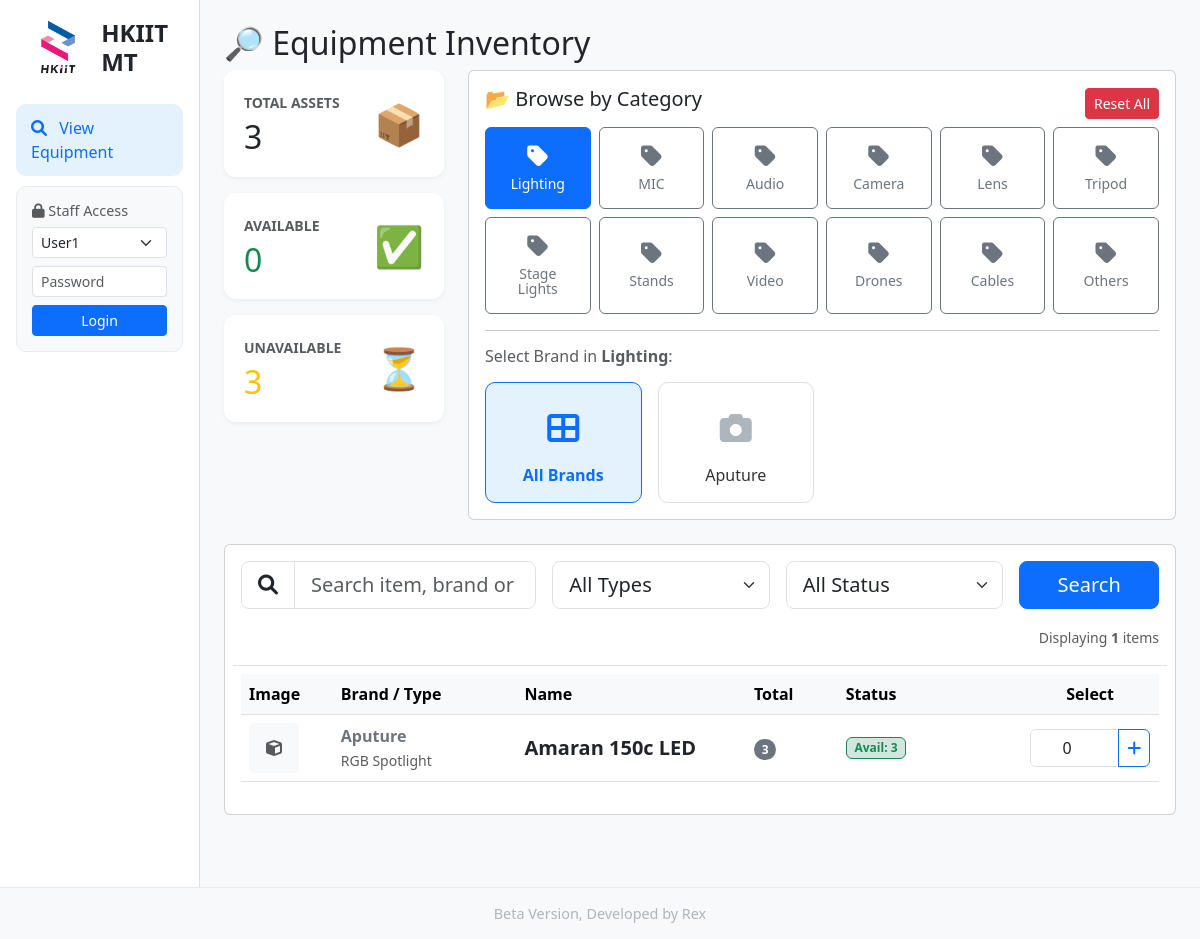
Page /dashboard?category=Lighting on the committed database.
### tables this page shows
CREATE TABLE "Equipment_List" (
"Category" TEXT,
  "Equipment_ID" TEXT,
  "Type" TEXT,
  "Brand" TEXT,
  "Name" TEXT,
  "Remarks" TEXT,
  "Qty" INTEGER,
  "item_created" TEXT
);

### app.py (the view)
@app.route('/dashboard')
def dashboard():
    cat_filter = request.args.get('category', 'ALL')
    type_filter = request.args.get('type', 'ALL')
    brand_filter = request.args.get('brand', 'ALL')
    status_filter = request.args.get('status', 'All')
    search_query = request.args.get('search', '')
    status_map = {"All": "All", "Available Only": "Yes", "Unavailable Only": "No"}
    db_status = status_map.get(status_filter, "All")
    conn = get_db()
    df_raw = fetch_equipment_data(db_status, type_filter, cat_filter, brand_filter, search_query)
    pending_map = {}
    total_pending_count = 0
    try:
        df_req = pd.read_sql_query("SELECT Items_Json FROM Request_Records WHERE Status = 'Pending'", conn)
        for json_str in df_req['Items_Json']:
            try:
                items = json.loads(json_str)
                for i in items:
                    name = i['name']
                    qty = int(i['qty'])
                    pending_map[name] = pending_map.get(name, 0) + qty
                    total_pending_count += qty
            except:
                continue
    except:
        pass
    final_data = []
    total_assets = 0
    physical_loaned_total = 0
    if not df_raw.empty:
        grouped = df_raw.groupby(['Name', 'Brand', 'Type', 'Category']).agg(
            Representative_ID=('ID', 'first'),
            Total_Qty=('Availability', 'count'),
            Physical_Avail=('Availability', lambda x: (x == 'Yes').sum()),
            Physical_Loaned=('Availability', lambda x: (x == 'No').sum())
        ).reset_index()
        for _, row in grouped.iterrows():
            name = row['Name']
            p_qty = pending_map.get(name, 0)
            net_avail = row['Physical_Avail'] - p_qty
            if net_avail < 0: net_avail = 0
            final_data.append({
                'Name': name,
                'Brand': row['Brand'],
                'Type': row['Type'],
                'Category': row['Category'],
                'Rep_ID': row['Representative_ID'],
                'Total_Qty': row['Total_Qty'],
                'Physical_Avail': row['Physical_Avail'],
                'Loaned_Qty': row['Physical_Loaned'],
                'Pending_Qty': p_qty,
                'Net_Avail_Qty': net_avail
            })
            total_assets += row['Total_Qty']
            physical_loaned_total += row['Physical_Loaned']
    display_loaned = physical_loaned_total + total_pending_count
    display_avail = total_assets - display_loaned
    if display_avail < 0: display_avail = 0
    types = fetch_types()
    brands = fetch_brands(cat_filter)
    return render_template('dashboard.html',
                           data=final_data,
                           total=total_assets,
                           avail=display_avail,
                           loaned=display_loaned,
                           types=types, brands=brands,
                           curr_cat=cat_filter, curr_type=type_filter,
                           curr_brand=brand_filter, curr_status=status_filter,
                           curr_search=search_query)

### app.py (called while the page is built)
def get_db():
    db = getattr(g, '_database', None)
    if db is None:
        db = g._database = sqlite3.connect(DATABASE)
        db.row_factory = sqlite3.Row
    return db

@app.teardown_appcontext
def close_connection(exception):
    db = getattr(g, '_database', None)
    if db is not None:
        db.close()

@app.context_processor
def utility_processor():
    def get_icon_path(prefix, name):
        filename = f"{prefix}_{name}.png"
        filepath = os.path.join(app.config['UPLOAD_FOLDER'], filename)
        if os.path.exists(filepath):
            return url_for('static', filename=f'icons/{filename}')
        return None
    return dict(get_icon_path=get_icon_path)

def fetch_types():
    conn = get_db()
    try:
        query = "SELECT DISTINCT Type FROM Equipment_List ORDER BY Type"
        df = pd.read_sql_query(query, conn)
        return df['Type'].tolist()
    except:
        return []

### templates/dashboard.html (shortened to what this page needs)
{% extends "base.html" %}
{% block content %}
<h2>🔎 Equipment Inventory</h2>
<div class="row mb-4">
    <div class="col-md-3">
        <div class="metric-card d-flex align-items-center justify-content-between mb-3">
            <div><small class="text-muted fw-bold">TOTAL ASSETS</small><h2 class="mb-0 mt-1">{{ total }}</h2></div>
            <div class="fs-1 text-primary">📦</div>
        </div>
        <div class="metric-card d-flex align-items-center justify-content-between mb-3">
            <div><small class="text-muted fw-bold">AVAILABLE</small><h2 class="mb-0 mt-1 text-success">{{ avail }}</h2></div>
            <div class="fs-1 text-success">✅</div>
        </div>
        <div class="metric-card d-flex align-items-center justify-content-between">
            <div><small class="text-muted fw-bold">UNAVAILABLE</small><h2 class="mb-0 mt-1 text-warning">{{ loaned }}</h2></div>
            <div class="fs-1 text-warning">⏳</div>
        </div>
    </div>
    <div class="col-md-9">
        <div class="card p-3 h-100">
            <div class="d-flex justify-content-between align-items-center mb-2">
                <h5>📂 Browse by Category</h5>
                {% if curr_cat != 'ALL' %}
                    <a href="{{ url_for('dashboard') }}" class="btn btn-sm btn-danger">Reset All</a>
                {% endif %}
            </div>
            <div class="row g-2">
                {% for cat in['Lighting', 'MIC', 'Audio', 'Camera', 'Lens', 'Tripod', 'Stage Lights', 'Stands', 'Video', 'Drones', 'Cables', 'Others'] %}
                {% set icon_url = get_icon_path('cat', cat) %}
                <div class="col-4 col-md-2">
                    <a href="{{ url_for('dashboard', category=cat) }}"
                       class="btn w-100 h-100 py-3 d-flex flex-column align-items-center justify-content-center {% if curr_cat == cat %}btn-primary{% else %}btn-outline-secondary{% endif %}">
                        {% if icon_url %}
                            <img src="{{ icon_url }}" alt="{{ cat }}" style="width: 50px; height: 50px; object-fit: contain; margin-bottom: 4px;">
                        {% else %}
                            <i class="fas fa-tag mb-2" style="font-size: 24px;"></i>
                        {% endif %}
                        <small style="line-height: 1.1;">{{ cat }}</small>
                    </a>
                </div>
                {% endfor %}
            </div>
            {% if curr_cat != 'ALL' %}
                <hr>
                <h6 class="text-muted mb-3">Select Brand in <b>{{ curr_cat }}</b>:</h6>
                <div class="row g-3">
                    <div class="col-6 col-sm-4 col-md-3">
                        <a href="{{ url_for('dashboard', category=curr_cat, brand='ALL') }}" class="brand-card {% if curr_brand == 'ALL' %}active{% endif %}">
                            <div class="brand-img-placeholder"><i class="fas fa-th-large fa-2x"></i></div>
                            <div>All Brands</div>
                        </a>
                    </div>
                    {% for b in brands %}
                    {% set brand_icon_url = get_icon_path('brand', b) %}
                    <div class="col-6 col-sm-4 col-md-3">
                        <a href="{{ url_for('dashboard', category=curr_cat, brand=b) }}" class="brand-card {% if curr_brand == b %}active{% endif %}">
                            <div class="brand-img-placeholder">
                                {% if brand_icon_url %}
                                    <img src="{{ brand_icon_url }}" style="width: 50px; height: 50px; object-fit: contain;">
                                {% else %}
                                    <i class="fas fa-camera fa-2x"></i>
                                {% endif %}
                            </div>
                            <div>{{ b }}</div>
                        </a>
                    </div>
                    {% endfor %}
                </div>
            {% endif %}
        </div>
    </div>
</div>
{% set show_list = (curr_cat != 'ALL' or curr_search) %}
<div class="card p-3 mb-5">
    <form method="GET" action="{{ url_for('dashboard') }}" class="row g-3 mb-2">
        <div class="{% if show_list %}col-md-4{% else %}col-md-10 offset-md-1{% endif %}">
            <div class="input-group input-group-lg">
                <span class="input-group-text bg-white"><i class="fas fa-search"></i></span>
                <input type="text" name="search" class="form-control" placeholder="Search item, brand or ID..." value="{{ curr_search }}">
            </div>
        </div>
        {% if show_list %}
            <div class="col-md-3">
                <select name="type" class="form-select form-select-lg" onchange="this.form.submit()">
                    <option value="ALL" {% if curr_type == 'ALL' %}selected{% endif %}>All Types</option>
                </select>
            </div>
            <div class="col-md-3">
                <select name="status" class="form-select form-select-lg" onchange="this.form.submit()">
                    <option value="All" {% if curr_status == 'All' %}selected{% endif %}>All Status</option>
                </select>
            </div>
            <div class="col-md-2">
                 <button type="submit" class="btn btn-primary btn-lg w-100">Search</button>
            </div>
            <div class="col-12 text-end border-bottom pb-3">
                 <span class="text-muted small">Displaying <b>{{ data|length }}</b> items</span>
            </div>
        {% endif %}
    </form>
    {% if show_list %}
        <div class="table-responsive">
            <table class="table table-hover align-middle">
                <thead class="table-light">
                    <tr>
                        <th width="10%">Image</th>
                        <th width="20%">Brand / Type</th>
                        <th width="25%">Name</th>
                        <th width="10%">Total</th>
                        <th width="20%">Status</th>
                        <th width="15%" class="text-center">Select</th>
                    </tr>
                </thead>
                <tbody>
                    {% for row in data %}
                    {% set item_img = get_icon_path('item', row['Rep_ID']) %}
                    {% set cat_img = get_icon_path('cat', row['Category']) %}
                    <tr>
                        <td>
                            <div style="width: 50px; height: 50px; display: flex; align-items: center; justify-content: center; background: #f8f9fa; border-radius: 5px; overflow: hidden;">
                                {% if item_img %}
                                    <img src="{{ item_img }}" style="width: 100%; height: 100%; object-fit: contain;">
                                {% elif cat_img %}
                                    <img src="{{ cat_img }}" style="width: 80%; height: 80%; object-fit: contain; opacity: 0.5;">
                                {% else %}
                                    <i class="fas fa-cube text-muted"></i>
                                {% endif %}
                            </div>
                        </td>
                        <td>
                            <span class="fw-bold text-secondary">{{ row['Brand'] }}</span><br>
                            <small class="text-muted">{{ row['Type'] }}</small>
                        </td>
                        <td><span class="fw-bold fs-5">{{ row['Name'] }}</span></td>
                        <td><span class="badge bg-secondary rounded-pill">{{ row['Total_Qty'] }}</span></td>
                        <td>
                            <div class="d-flex align-items-center gap-2 flex-wrap">
                                <span class="badge bg-success-subtle text-success border border-success">Avail: {{ row['Net_Avail_Qty'] }}</span>
                            </div>
                        </td>
                        <td class="text-center">
                            {% if row['Net_Avail_Qty'] > 0 %}
                            <div class="input-group justify-content-center" style="width: 120px; margin: 0 auto;">
                                <input type="number" id="qty-{{ loop.index }}" class="form-control qty-input" min="0" max="{{ row['Net_Avail_Qty'] }}" value="0">
                                <button class="btn btn-outline-primary px-2" type="button"
                                    onclick="addToCart('{{ row.Name }}', '{{ row.Brand }}', '{{ row.Type }}', 'qty-{{ loop.index }}')">
                                    <i class="fas fa-plus"></i>
                                </button>
                            </div>
                            {% else %}
                                <button class="btn btn-sm btn-secondary" disabled>Full</button>
                            {% endif %}
                        </td>
                    </tr>
                    {% else %}
                    <tr><td colspan="6" class="text-center py-4 text-muted">No items found matching criteria.</td></tr>
                    {% endfor %}
                </tbody>
            </table>
        </div>
    {% else %}
        <div class="text-center py-5 text-muted">
            <i class="fas fa-search fa-3x mb-3 text-secondary opacity-50"></i>
            <h5>Please select a Category or search to view equipment list</h5>
        </div>
    {% endif %}
</div>
{% endblock %}

### templates/base.html (style rules this page uses)
body { background-color: #f8f9fa; min-height: 100vh; display: flex; flex-direction: column; }
.metric-card { background: white; border-radius: 12px; padding: 20px; box-shadow: 0 2px 5px rgba(0,0,0,0.05); }

### templates/dashboard.html (style rules this page uses)
.brand-card { transition: transform 0.2s, box-shadow 0.2s; cursor: pointer; border: 1px solid #e0e0e0; text-align: center; padding: 15px; background: #fff; border-radius: 10px; height: 100%; display: block; text-decoration: none; color: #333; }
.brand-card.active { background-color: #e3f2fd; border-color: #0d6efd; color: #0d6efd; font-weight: bold; }
.brand-img-placeholder { height: 60px; display: flex; align-items: center; justify-content: center; margin-bottom: 5px; color: #adb5bd; }
.brand-card.active .brand-img-placeholder { color: #0d6efd; }
.qty-input { width: 60px; text-align: center; }

### rows in the picture
Equipment_List: Brand "Aputure", Type "RGB Spotlight", Name "Amaran 150c LED", Total_Qty "3", Net_Avail_Qty "3"

### other values in the picture
{{ total }} "3"
{{ avail }} "0"
{{ loaned }} "3"
{{ cat }} "Lighting" "MIC" "Audio" "Camera" "Lens" "Tripod" "Stage Lights" "Stands" "Video" "Drones" "Cables" "Others"
{{ curr_cat }} "Lighting"
{{ b }} "Aputure"
{{ data|length }} "1"
